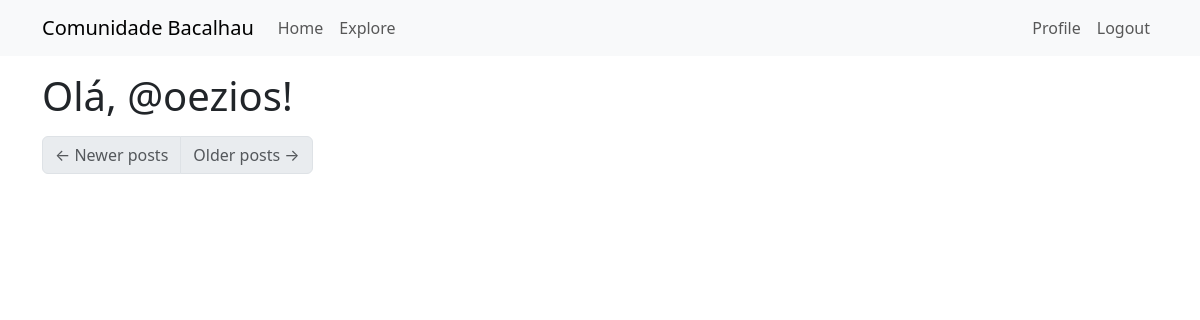
The page /explore (signed in) on the database as committed earlier.
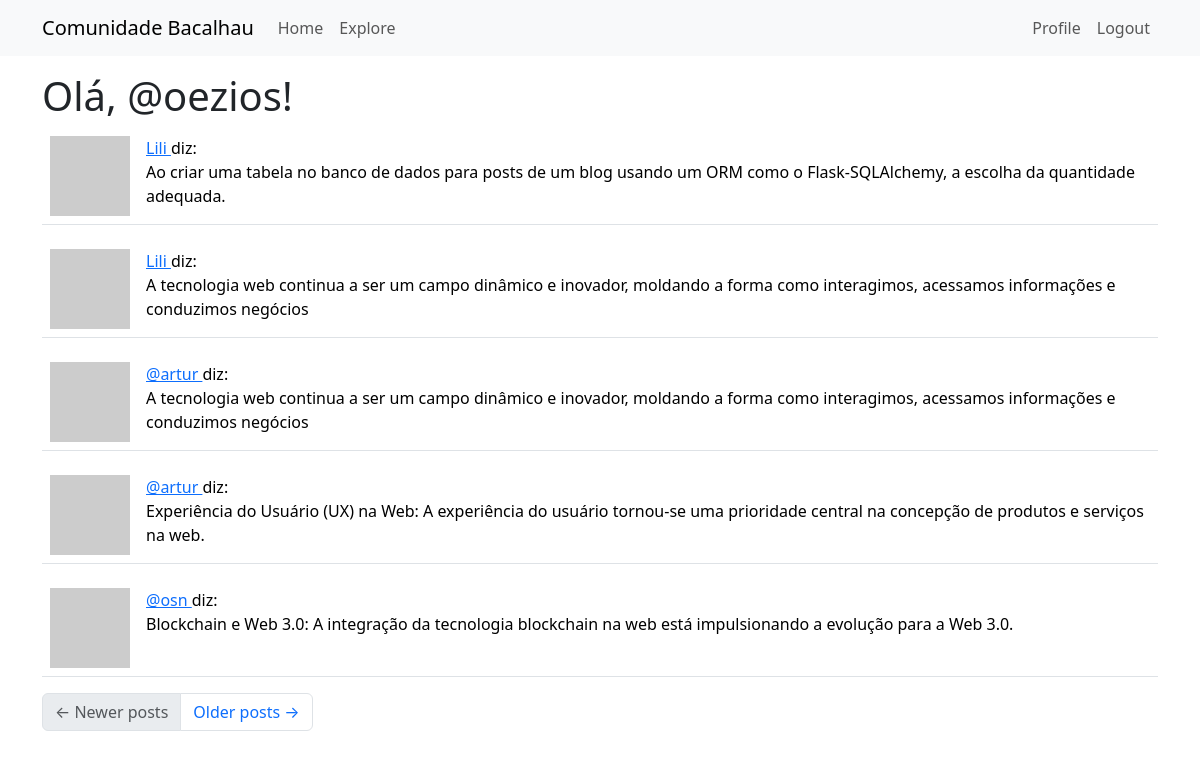
The same page on the database as committed later.
### app/models.py (models this page shows, shortened)
class User(UserMixin, db.Model):
    id: so.Mapped[int] = so.mapped_column(primary_key=True)
    username: so.Mapped[str] = so.mapped_column(sa.String(64), index=True, unique=True)
    email: so.Mapped[str] = so.mapped_column(sa.String(120), index=True, unique=True)
    password_hash: so.Mapped[Optional[str]] = so.mapped_column(sa.String(256))
    about_me: so.Mapped[Optional[str]] = so.mapped_column(sa.String(256))
    last_seen: so.Mapped[Optional[datetime]] = so.mapped_column(default=lambda: datetime.now(timezone.utc))
    posts: so.WriteOnlyMapped['Post'] = so.relationship(back_populates='author')
    following: so.WriteOnlyMapped['User'] = so.relationship(
        secondary=followers, primaryjoin=(followers.c.follower_id == id),
        secondaryjoin=(followers.c.followed_id == id),
        back_populates='followers')
    followers: so.WriteOnlyMapped['User'] = so.relationship(
        secondary=followers, primaryjoin=(followers.c.followed_id == id),
        secondaryjoin=(followers.c.follower_id == id),
        back_populates='following')
    def avatar(self, size):
        digest = md5(self.email.lower().encode('utf-8')).hexdigest()
        return f'https://www.gravatar.com/avatar/{digest}?d=identicon&s={size}'

class Post(db.Model):
    id: so.Mapped[int] = so.mapped_column(primary_key=True)
    body: so.Mapped[str] = so.mapped_column(sa.Text(256), nullable=False)
    timestamp: so.Mapped[datetime] = so.mapped_column(
        index=True, default=lambda: datetime.now(timezone.utc))
    user_id: so.Mapped[int] = so.mapped_column(sa.ForeignKey(User.id),
        index=True)
    author: so.Mapped[User] = so.relationship(back_populates='posts')

### app/routes.py (the view)
@app.route('/explore')
@login_required
def explore():
    page = request.args.get('page', 1, type=int)
    query = sa.select(Post).order_by(Post.timestamp.desc())
    posts = db.paginate(query, page=page,
                        per_page=app.config['POSTS_PER_PAGE'], error_out=False)
    next_url = url_for('explore', page=posts.next_num) \
        if posts.has_next else None
    prev_url = url_for('explore', page=posts.prev_num) \
        if posts.has_prev else None
    return render_template("index.html", title='Explore', posts=posts.items,
                        next_url=next_url, prev_url=prev_url)

### app/models.py (called while the page is built)
@login.user_loader
def load_user(id):
    return db.session.get(User, int(id))

### app/routes.py (called while the page is built)
@app.before_request
def before_request():
    if current_user.is_authenticated:
        current_user.last_seen = datetime.now(timezone.utc)
        db.session.commit()

### app/templates/index.html (shortened to what this page needs)
{% extends "base.html" %}
{% import "bootstrap_wtf.html" as wtf %}
{% block content %}
    <h1>Olá, {{ current_user.username }}!</h1>
    {% for post in posts %}
        {% include '_post.html' %}
    {% endfor %}
    <nav aria-label="Post navigation " class="mt-3 mb-3">
        <ul class="pagination">
            <li class="page-item{% if not prev_url %} disabled{% endif %}">
                <a class="page-link" href="{{ prev_url }}">
                    <span aria-hidden="true">&larr;</span> Newer posts
                </a>
            </li>
            <li class="page-item{% if not next_url %} disabled{% endif %}">
                <a class="page-link" href="{{ next_url }}">
                    Older posts <span aria-hidden="true">&rarr;</span>
                </a>
            </li>
        </ul>
    </nav>
{% endblock %}

### app/templates/base.html (shortened to what this page needs)
<!DOCTYPE html>
<html lang="pt-br">
    <head>
        <link rel="stylesheet" href="style.css">
        <link href="https://cdn.jsdelivr.net/npm/bootstrap@5.3.2/dist/css/bootstrap.min.css" rel="stylesheet"
>
    </head>
    <body>
        <nav class="navbar navbar-expand-lg bg-body-tertiary">
            <div class="container">
                <a class="navbar-brand" href="{{ url_for('index') }}">Comunidade Bacalhau</a>
                <div class="collapse navbar-collapse" id="navbarSupportedContent">
                <ul class="navbar-nav me-auto mb-2 mb-lg-0">
                    <li class="nav-item">
                    <a class="nav-link" aria-current="page" href="{{ url_for('index') }}">Home</a>
                    </li>
                    <li class="nav-item">
                    <a class="nav-link" aria-current="page" href="{{ url_for('explore') }}">Explore</a>
                    </li>
                </ul>
                <ul class="navbar-nav mb-2 mb-lg-0">
                    {% if current_user.is_anonymous %}
                    <li class="nav-item">
                    <a class="nav-link" aria-current="page" href="{{ url_for('login') }}">Login</a>
                    </li>
                    {% else %}
                    <li class="nav-item">
                    <a class="nav-link" aria-current="page" href="{{ url_for('user', username=current_user.username) }}">Profile</a>
                    </li>
                    <li class="nav-item">
                    <a class="nav-link" aria-current="page" href="{{ url_for('logout') }}">Logout</a>
                    </li>
                    {% endif %}
                </ul>
                </div>
            </div>
        </nav>
        <div class="container mt-3">
        {% block content %}{% endblock %}
        </div>
    </body>
</html>

### app/templates/_post.html
<table class="table table-hover">
    <tr>
        <td width="70px">
            <a href="{{ url_for('user', username=post.author.username) }}">
                <img src="{{ post.author.avatar(70) }}" />
            </a>
        </td>
        <td>
            <a href="{{ url_for('user', username=post.author.username) }}">
                {{ post.author.username }}
            </a>
            diz:
            <br>
            {{ post.body }}
        </td>
    </tr>
</table>

Rows that differ between the two databases and show on the page:
added Post: author.username "Lili", body "Ao criar uma tabela no banco de dados para posts de um blog usando um ORM como o Flask-SQLAlchemy, a escolha da quantidade adequada."
added Post: author.username "Lili", body "A tecnologia web continua a ser um campo dinâmico e inovador, moldando a forma como interagimos, acessamos informações e conduzimos negócios"
added Post: author.username "@artur", body "A tecnologia web continua a ser um campo dinâmico e inovador, moldando a forma como interagimos, acessamos informações e conduzimos negócios"
added Post: author.username "@artur", body "Experiência do Usuário (UX) na Web: A experiência do usuário tornou-se uma prioridade central na concepção de produtos e serviços na web."
added Post: author.username "@osn", body "Blockchain e Web 3.0: A integração da tecnologia blockchain na web está impulsionando a evolução para a Web 3.0."
